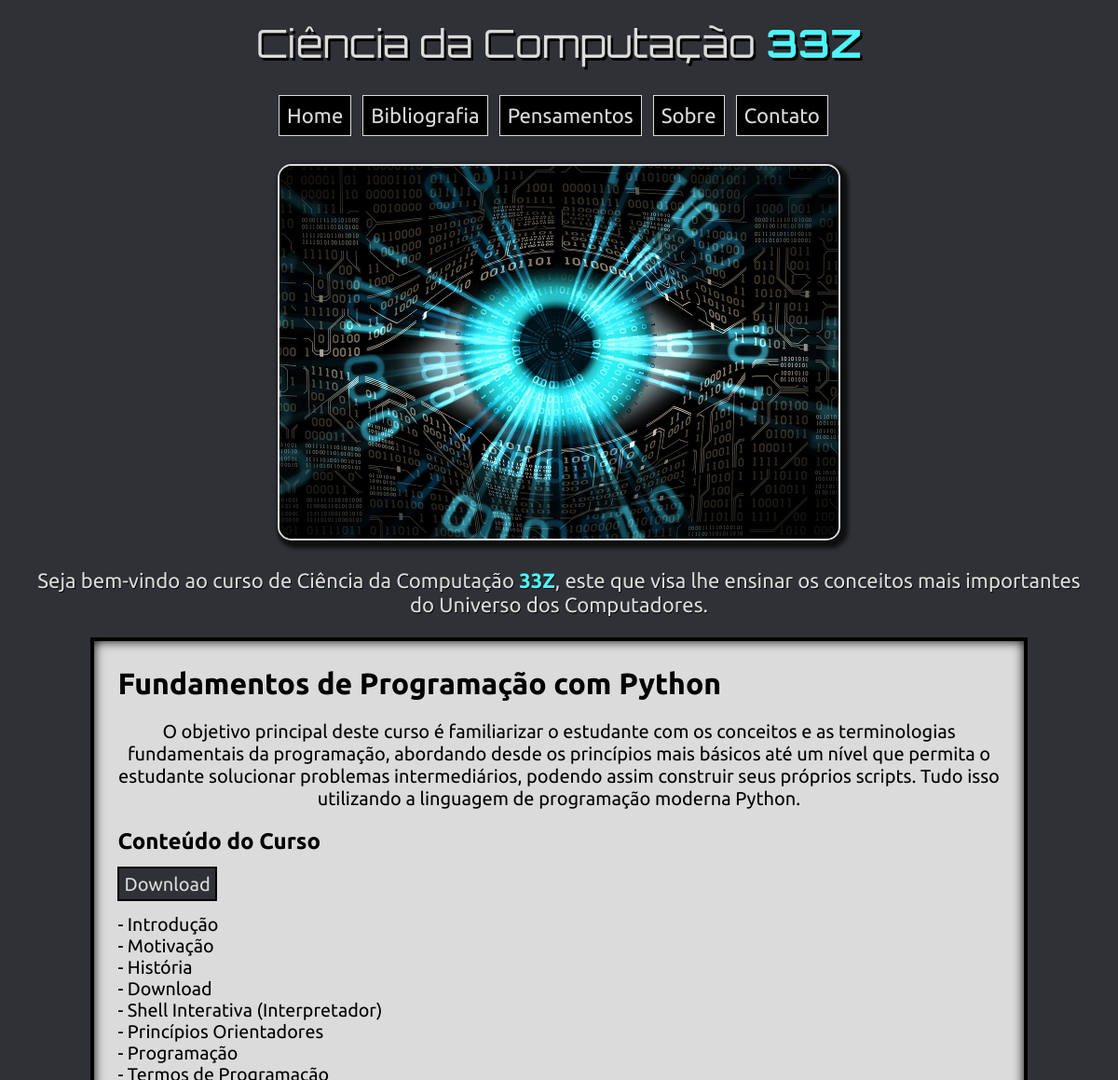
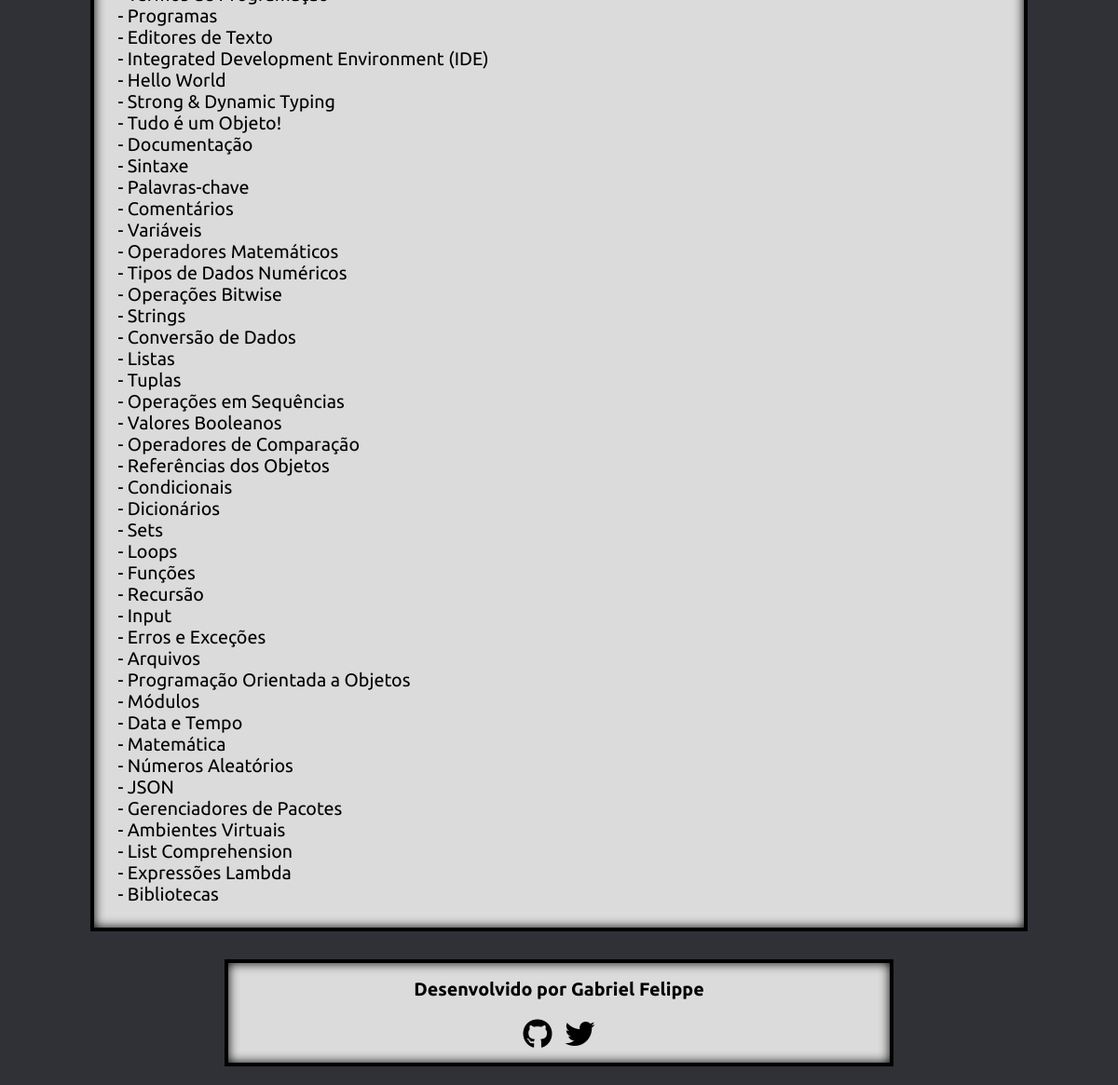
Screenshot of /fundamentos-de-programacao-python/ with the database file from the repository (2 pictures, top to bottom).
### cursos/models.py (models this page shows, shortened)
class Curso(models.Model):
    nome = models.CharField(max_length=200, unique=True)
    slug = models.SlugField(max_length=200, unique=True)
    autor = models.ForeignKey(User, on_delete= models.CASCADE,related_name='cursos')
    material = models.URLField(max_length=200, default='URL do material')
    icone = models.URLField(max_length=200, default='URL do ícone')
    atualizado_em = models.DateTimeField(auto_now=True)
    criado_em = models.DateTimeField(auto_now_add=True)
    info = MarkdownxField(default='Informação sobre o curso')
    conteudo = MarkdownxField()
    class Meta:
        ordering = ['criado_em']

### cursos/views.py (the view)
# urls.py: path('<slug:slug>/', views.CursoDetail.as_view(), name='curso_detalhes'),
class CursoDetail(generic.DetailView):
    model = Curso
    template_name = 'curso_detalhes.html'

### cursos/templates/curso_detalhes.html
{% extends 'base.html' %}
{% load static %}
{% block content %}
<div class="conteudo-detalhes">
    <h1>{{ curso.nome }}</h1>
    <p>{{ curso.info }}</p>
    <h2>Conteúdo do Curso</h2>
    <div><a class="material-download" href="{{ curso.material }}">Download</a></div>
    <p>{{ curso.conteudo | safe | linebreaks }}</p>
</div>
{% endblock content %}

### cursos/static/css/styles.css (style rules this page uses)
body { background-color: #2f3136; }
.material-download { border: 2px solid black; font-size: 1.25rem; background-color: #2f3136; color: #DBDBDB; text-decoration: none; padding: 5px; }
.conteudo-detalhes { padding: 5px 25px 5px 25px; background-color: #DBDBDB; border: 4px solid black; box-shadow: inset 0 0 12px #000000; width: 80%; margin: 0 auto; margin-bottom: 30px; font-family: 'Ubuntu', sans-serif; }
.conteudo-detalhes > p:first-of-type { text-align: center; font-size: 1.25rem; }
.conteudo-detalhes > p { font-size: 1.23rem; }

### rows the page displays
Curso: nome "Fundamentos de Programação com Python", info "O objetivo principal deste curso é familiarizar o estudante com os conceitos e as terminologias fundamentais da programação, abordando desde os princípios mais básicos até um nível que permita o estudante solucionar problemas intermediários, podendo assim construir seus próprios scripts. Tudo isso utilizando a linguagem de programação moderna Python.", conteudo "- Introdução - Motivação - História - Download - Shell Interativa (Interpretador) - Princípios Orientadores - Programação - Termos de Programação - Programas - Editores de Texto - Integrated Development Environment (IDE) - Hello World - Strong & Dynamic Typing - Tudo é um Objeto! - Documentação - Sintaxe - Palavras-chave - Comentários - Variáveis - Operadores Matemáticos - Tipos de Dados Numéricos - Operações Bitwise - Strings - Conversão de Dados - Listas - Tuplas - Operações em Sequências - Valores Booleanos - Operadores de Comparação - Referências dos Objetos - Condicionais - Dicionários - Sets - Loops - Funções - Recursão - Input - Erros e Exceções - Arquivos - Programação Orientada a…"
